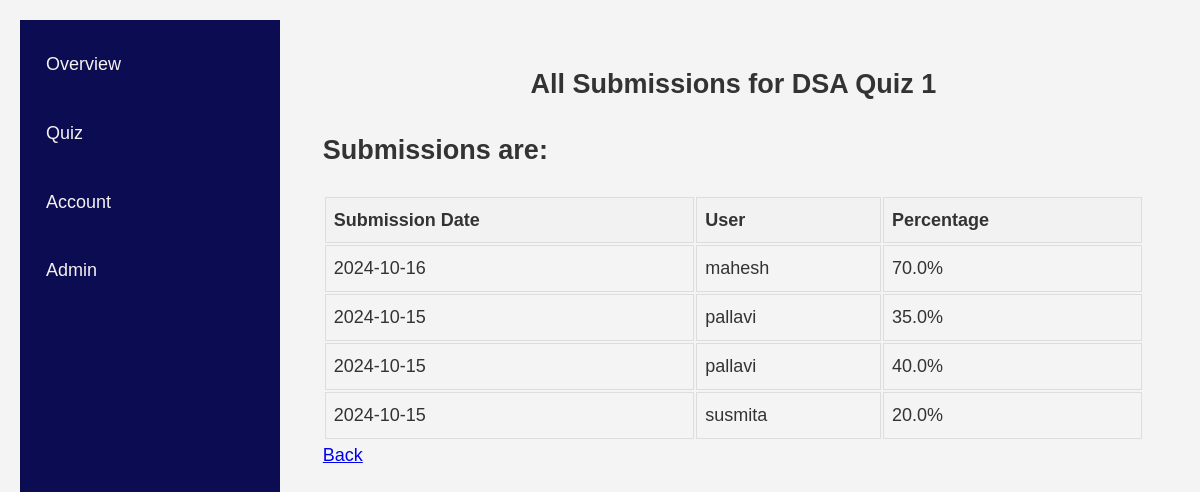
The app's page /organization/quiz/5 (signed in) with its own data.
### dashboard/models.py (models this page shows, shortened)
class Quiz(models.Model):
    title = models.CharField(max_length=255)
    description = models.TextField(blank=True)
    organization = models.ForeignKey('users.OrganizationUser', on_delete=models.CASCADE, related_name='quizzes',default=1)
    updated_at = models.DateTimeField(auto_now=True)
    questions = models.ManyToManyField('Question',blank=True)
    class Meta:
        verbose_name = "Quiz"
        verbose_name_plural = "Quizzes"

class Submission(models.Model):
    user = models.ForeignKey('users.StudentUser',on_delete=models.CASCADE)
    quiz = models.ForeignKey(Quiz, on_delete=models.PROTECT)
    correctsubmission = models.IntegerField(validators=[MinValueValidator(0)])
    timestamp = models.DateTimeField(auto_now=True)

### organization/views.py (the view)
# urls.py: path("quiz/<int:quiz_id>",views.submission,name="osubmission")
@login_required
@user_passes_test(check_organization)
def submission(request,quiz_id):
    quiz = Quiz.objects.get(id=quiz_id)
    valid_submissions = Submission.objects.filter(quiz=quiz).order_by("-timestamp")
    percentages = []
    for submission in valid_submissions:
        correct_score = submission.correctsubmission
        total_questions = submission.quiz.questions.count()
        percentage = correct_score / total_questions * 100
        percentages.append(percentage)
    return render(request, 'organization/submissions.html', {
        'sub_per':zip(valid_submissions,percentages),
        'valid_submissions': valid_submissions,
        'percentages': percentages,
        'quiztitle':quiz.title
    })

### organization/views.py (called while the page is built)
def check_organization(user):
    return OrganizationUser.objects.get(username=user.username).user_type == "organization"

### organization/templates/organization/submissions.html (shortened to what this page needs)
{% extends "organizationbase.html" %}
{% load static %}
{% block stylesheets %}
<link rel="stylesheet" href="{% static 'dashboard/dashboard.css' %}">
{% endblock %}
{% block content %}
    <section class="about">
        <h1>All Submissions for {{quiztitle}}</h1>
        {% if valid_submissions %}
            <h2>Submissions are: </h2>
            <table class="submission-table">
                <thead>
                    <tr>
                        <th>Submission Date</th>
                        <th>User</th>
                        <th>Percentage</th>
                    </tr>
                </thead>
                <tbody>
                    {% for sub, percent in sub_per %}
                        <tr>
                            <td>{{sub.timestamp|date:"Y-m-d"}}</td>
                            <td>{{sub.user.username}}</td>
                            <td>{{ percent }}%</td>
                        </tr>
                    {% endfor %}
                </tbody>
            </table>
        {% else %}
            <p>No submissions found for this quiz.</p>
        {% endif %}
        <a href="{% url "oquiz" %}">Back</a>
    </section>
{% endblock %}

### static/studentbase.css (style rules this page uses)
body { font-family: 'Arial', sans-serif; font-size: large; line-height: 1.6; color: #333; margin: 0 auto; padding: 20px; background-color: #f4f4f4; }

### dashboard/static/dashboard/dashboard.css (style rules this page uses)
section.about { padding: 20px; }
h1 { text-align: center; }
table.submission-table { width: 100%; }
th, td { border: 1px solid #ddd; padding: 8px; text-align: left; }
th { background-color: #f2f2f2; }

### records on screen
Quiz: title "DSA Quiz 1"
Submission: timestamp "2024-10-16", user.username "mahesh", percent "70.0"
Submission: timestamp "2024-10-15", user.username "pallavi", percent "35.0"
Submission: timestamp "2024-10-15", user.username "pallavi", percent "40.0"
Submission: timestamp "2024-10-15", user.username "susmita", percent "20.0"
